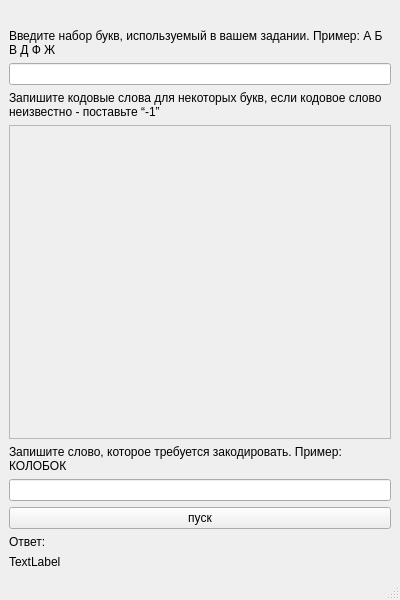
<?xml version="1.0" encoding="UTF-8"?>
<ui version="4.0">
 <class>solving</class>
 <widget class="QMainWindow" name="solving">
  <property name="geometry">
   <rect>
    <x>0</x>
    <y>0</y>
    <width>400</width>
    <height>600</height>
   </rect>
  </property>
  <property name="windowTitle">
   <string>MainWindow</string>
  </property>
  <widget class="QWidget" name="centralwidget">
   <layout class="QHBoxLayout" name="horizontalLayout">
    <item>
     <layout class="QVBoxLayout" name="verticalLayout_5">
      <item>
       <widget class="QLabel" name="label_type">
        <property name="text">
         <string/>
        </property>
        <property name="scaledContents">
         <bool>false</bool>
        </property>
        <property name="alignment">
         <set>Qt::AlignCenter</set>
        </property>
        <property name="wordWrap">
         <bool>true</bool>
        </property>
       </widget>
      </item>
      <item>
       <layout class="QVBoxLayout" name="verticalLayout">
        <item>
         <widget class="QLabel" name="label">
          <property name="text">
           <string>Введите набор букв, используемый в вашем задании. Пример: А Б В Д Ф Ж</string>
          </property>
          <property name="wordWrap">
           <bool>true</bool>
          </property>
         </widget>
        </item>
        <item>
         <widget class="QLineEdit" name="lineEdit"/>
        </item>
       </layout>
      </item>
      <item>
       <layout class="QVBoxLayout" name="verticalLayout_2">
        <item>
         <widget class="QLabel" name="label_2">
          <property name="text">
           <string>Запишите кодовые слова для некоторых букв, если кодовое слово неизвестно - поставьте “-1”</string>
          </property>
          <property name="wordWrap">
           <bool>true</bool>
          </property>
         </widget>
        </item>
        <item>
         <widget class="QScrollArea" name="scrollArea">
          <property name="widgetResizable">
           <bool>true</bool>
          </property>
          <widget class="QWidget" name="scrollAreaWidgetContents">
           <property name="geometry">
            <rect>
             <x>0</x>
             <y>0</y>
             <width>376</width>
             <height>308</height>
            </rect>
           </property>
          </widget>
         </widget>
        </item>
       </layout>
      </item>
      <item>
       <layout class="QVBoxLayout" name="verticalLayout_3">
        <item>
         <widget class="QLabel" name="label_3">
          <property name="text">
           <string>Запишите слово, которое требуется закодировать. Пример: КОЛОБОК</string>
          </property>
          <property name="wordWrap">
           <bool>true</bool>
          </property>
         </widget>
        </item>
        <item>
         <widget class="QLineEdit" name="lineEdit_2"/>
        </item>
       </layout>
      </item>
      <item>
       <widget class="QPushButton" name="pushButton">
        <property name="text">
         <string>пуск</string>
        </property>
       </widget>
      </item>
      <item>
       <layout class="QVBoxLayout" name="verticalLayout_4">
        <item>
         <widget class="QLabel" name="label_4">
          <property name="text">
           <string>Ответ:</string>
          </property>
          <property name="wordWrap">
           <bool>true</bool>
          </property>
         </widget>
        </item>
        <item>
         <widget class="QLabel" name="label_5">
          <property name="text">
           <string>TextLabel</string>
          </property>
         </widget>
        </item>
       </layout>
      </item>
     </layout>
    </item>
   </layout>
  </widget>
  <widget class="QMenuBar" name="menubar">
   <property name="geometry">
    <rect>
     <x>0</x>
     <y>0</y>
     <width>400</width>
     <height>21</height>
    </rect>
   </property>
  </widget>
  <widget class="QStatusBar" name="statusbar"/>
 </widget>
 <resources/>
 <connections/>
</ui>
